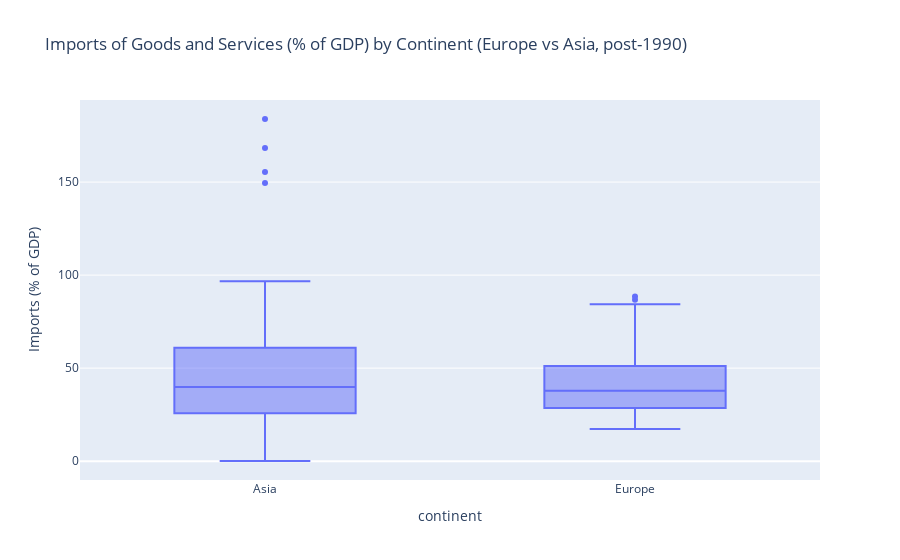
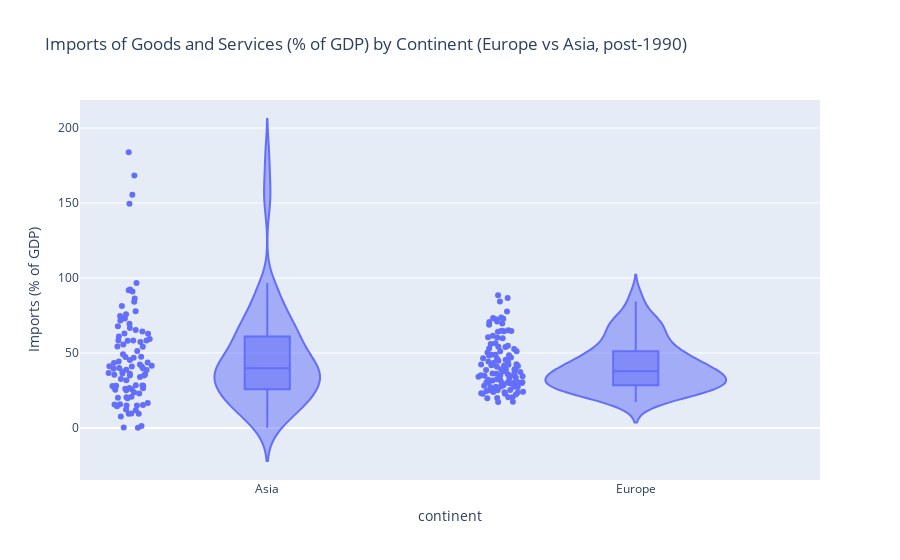

Write notebook code for charts like these, in order.
### Markdown cell above
To determine if there is a significant difference between Europe and Asia regarding 'Imports of goods and services (% of GDP)' in the years after 1990, we can use a T-test for independent samples. This test compares the means of the two groups to see if they are significantly different.

### Reasoning for T-test:
- **T-test**: Used to compare the means of two independent groups. It assumes that the samples are independent, the data is approximately normally distributed, and the variances of the two groups are equal (though the T-test is quite robust to violations of these assumptions with large sample sizes).

### Results:
- **T-statistic**: -1.355
- **P-value**: 0.178
- **Sample Sizes**: Europe: 114, Asia: 98

### Interpretation:
The p-value (0.178) is greater than the common significance level of 0.05, indicating that we do not have sufficient evidence to reject the null hypothesis. This means that there is no statistically significant difference between Europe and Asia regarding 'Imports of goods and services (% of GDP)' in the years after 1990.

### Code cell
#generate interactive summary visualizations that demonstrate your answer

# Create an interactive box plot
Imports_fig_box = px.box(
    filtered_df,
    x='continent',
    y='Imports of goods and services (% of GDP)',
    title='Imports of Goods and Services (% of GDP) by Continent (Europe vs Asia, post-1990)',
    labels={'Imports of goods and services (% of GDP)': 'Imports (% of GDP)'}
)

# Create an interactive violin plot
Imports_fig_violin = px.violin(
    filtered_df,
    x='continent',
    y='Imports of goods and services (% of GDP)',
    title='Imports of Goods and Services (% of GDP) by Continent (Europe vs Asia, post-1990)',
    labels={'Imports of goods and services (% of GDP)': 'Imports (% of GDP)'},
    box=True,  # add box plot inside the violin plot
    points="all"  # show all points
)

# Save the plots as HTML files
Imports_box_plot_path = r'C:\Users\abdoj\OneDrive - UGent\Desktop\summer\skill-assessments\Python for Data Science\Imports_Box_Plot.html'
Imports_violin_plot_path = r'C:\Users\abdoj\OneDrive - UGent\Desktop\summer\skill-assessments\Python for Data Science\Imports_Violin_Plot.html'

Imports_fig_box.write_html(Imports_box_plot_path)
Imports_fig_violin.write_html(Imports_violin_plot_path)

Imports_box_plot_path, Imports_violin_plot_path


Imports_fig_box.show()
Imports_fig_violin.show()

### Figure 1 — Plotly figure (JSON) as saved in the notebook; plotly's stock layout.template omitted (floating-point values rounded to 4 significant figures; data arrays with more than 128 entries replaced by an {"elided": "..."} marker saying what was removed)
{"data": [{"alignmentgroup": "True", "hovertemplate": "continent=%{x}<br>Imports (% of GDP)=%{y}<extra></extra>", "legendgroup": "", "marker": {"color": "#636efa"}, "name": "", "notched": false, "offsetgroup": "", "orientation": "v", "showlegend": false, "type": "box", "x": {"elided": "212 str values"}, "x0": " ", "xaxis": "x", "y": {"elided": "212 float values"}, "y0": " ", "yaxis": "y"}], "layout": {"boxmode": "group", "legend": {"tracegroupgap": 0}, "title": {"text": "Imports of Goods and Services (% of GDP) by Continent (Europe vs Asia, post-1990)"}, "xaxis": {"anchor": "y", "domain": [0, 1], "title": {"text": "continent"}}, "yaxis": {"anchor": "x", "domain": [0, 1], "title": {"text": "Imports (% of GDP)"}}}}

### Figure 2 — Plotly figure (JSON) as saved in the notebook; plotly's stock layout.template omitted (floating-point values rounded to 4 significant figures; data arrays with more than 128 entries replaced by an {"elided": "..."} marker saying what was removed)
{"data": [{"alignmentgroup": "True", "box": {"visible": true}, "hovertemplate": "continent=%{x}<br>Imports (% of GDP)=%{y}<extra></extra>", "legendgroup": "", "marker": {"color": "#636efa"}, "name": "", "offsetgroup": "", "orientation": "v", "points": "all", "scalegroup": "True", "showlegend": false, "type": "violin", "x": {"elided": "212 str values"}, "x0": " ", "xaxis": "x", "y": {"elided": "212 float values"}, "y0": " ", "yaxis": "y"}], "layout": {"legend": {"tracegroupgap": 0}, "title": {"text": "Imports of Goods and Services (% of GDP) by Continent (Europe vs Asia, post-1990)"}, "violinmode": "group", "xaxis": {"anchor": "y", "domain": [0, 1], "title": {"text": "continent"}}, "yaxis": {"anchor": "x", "domain": [0, 1], "title": {"text": "Imports (% of GDP)"}}}}
